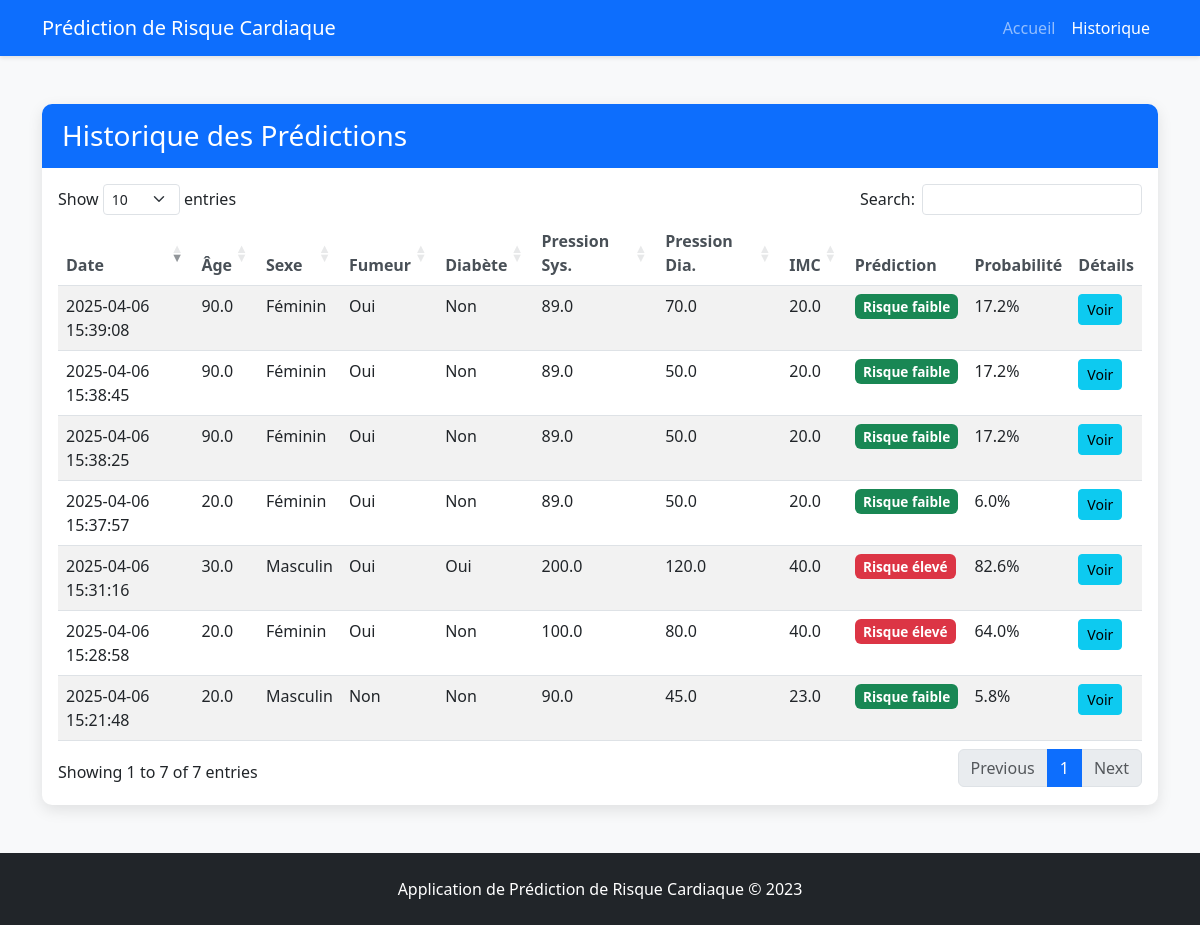
The app's page /history with its own data.
### tables this page shows
CREATE TABLE predictions (
        id INTEGER PRIMARY KEY AUTOINCREMENT,
        date_prediction TEXT,
        male INTEGER,
        age REAL,
        currentSmoker INTEGER,
        cigsPerDay REAL,
        BPMeds INTEGER,
        diabetes INTEGER,
        totChol REAL,
        sysBP REAL,
        diaBP REAL,
        BMI REAL,
        heartRate REAL,
        glucose REAL,
        risk_prediction TEXT,
        probability REAL
    );

### app/main.py (the view)
    @app.get("/history")
    async def get_history(request: Request, conn: sqlite3.Connection = Depends(get_db)):
        cursor = conn.cursor()
        cursor.execute("SELECT * FROM predictions ORDER BY date_prediction DESC")
        rows = cursor.fetchall()
        columns = [col[0] for col in cursor.description]
        history = [dict(zip(columns, row)) for row in rows]
        return templates.TemplateResponse(
            "history.html",
            {"request": request, "history": history}
        )

### app/templates/history.html (shortened to what this page needs)
<!DOCTYPE html>
<html lang="fr">
<head>
    <link href="https://cdn.jsdelivr.net/npm/bootstrap@5.3.0-alpha1/dist/css/bootstrap.min.css" rel="stylesheet">
    <link rel="stylesheet" href="{{ url_for('static', path='/css/styles.css') }}">
    <link rel="stylesheet" href="https://cdn.datatables.net/1.11.5/css/dataTables.bootstrap5.min.css">
</head>
<body>
    <nav class="navbar navbar-expand-lg navbar-dark bg-primary">
        <div class="container">
            <a class="navbar-brand" href="/">Prédiction de Risque Cardiaque</a>
            <div class="collapse navbar-collapse" id="navbarNav">
                <ul class="navbar-nav ms-auto">
                    <li class="nav-item">
                        <a class="nav-link" href="/">Accueil</a>
                    </li>
                    <li class="nav-item">
                        <a class="nav-link active" href="/history">Historique</a>
                    </li>
                </ul>
            </div>
        </div>
    </nav>
    <div class="container my-5">
        <div class="card shadow">
            <div class="card-header bg-primary text-white">
                <h3 class="mb-0">Historique des Prédictions</h3>
            </div>
            <div class="card-body">
                {% if history %}
                <div class="table-responsive">
                    <table id="historyTable" class="table table-striped table-hover">
                        <thead>
                            <tr>
                                <th>Date</th>
                                <th>Âge</th>
                                <th>Sexe</th>
                                <th>Fumeur</th>
                                <th>Diabète</th>
                                <th>Pression Sys.</th>
                                <th>Pression Dia.</th>
                                <th>IMC</th>
                                <th>Prédiction</th>
                                <th>Probabilité</th>
                                <th>Détails</th>
                            </tr>
                        </thead>
                        <tbody>
                            {% for item in history %}
                            <tr>
                                <td>{{ item.date_prediction }}</td>
                                <td>{{ item.age }}</td>
                                <td>{{ "Masculin" if item.male == 1 else "Féminin" }}</td>
                                <td>{{ "Oui" if item.currentSmoker == 1 else "Non" }}</td>
                                <td>{{ "Oui" if item.diabetes == 1 else "Non" }}</td>
                                <td>{{ item.sysBP }}</td>
                                <td>{{ item.diaBP }}</td>
                                <td>{{ item.BMI }}</td>
                                <td>
                                    <span class="badge {% if item.risk_prediction == 'Risque élevé' %}bg-danger{% else %}bg-success{% endif %}">
                                        {{ item.risk_prediction }}
                                    </span>
                                </td>
                                <td>{{ "%.1f"|format(item.probability * 100) }}%</td>
                                <td>
                                    <button type="button" class="btn btn-sm btn-info" data-bs-toggle="modal" data-bs-target="#detailModal{{ item.id }}">
                                        Voir
                                    </button>
                                </td>
                            </tr>
                            {% endfor %}
                        </tbody>
                    </table>
                </div>
                {% else %}
                <div class="alert alert-info">
                    <p class="mb-0">Aucune prédiction n'a encore été enregistrée. <a href="/" class="alert-link">Faire une prédiction</a></p>
                </div>
                {% endif %}
            </div>
        </div>
    </div>
    <footer class="bg-dark text-white py-4 mt-5">
        <div class="container text-center">
            <p class="mb-0">Application de Prédiction de Risque Cardiaque &copy; 2023</p>
        </div>
    </footer>
</body>
</html>

### app/static/css/styles.css (style rules this page uses)
body { background-color: #f8f9fa; font-family: 'Segoe UI', Tahoma, Geneva, Verdana, sans-serif; }
.navbar { box-shadow: 0 2px 4px rgba(0, 0, 0, 0.1); }
.card { border: none; border-radius: 10px; overflow: hidden; transition: transform 0.3s; }
.card-header { border-bottom: none; padding: 15px 20px; }
.card.shadow { box-shadow: 0 5px 15px rgba(0, 0, 0, 0.1) !important; }
.badge { font-size: 85%; padding: 0.4em 0.6em; }
.table th { font-weight: 600; color: #495057; }
.table-striped tbody tr:nth-of-type(odd) { background-color: rgba(0, 123, 255, 0.05); }
footer { margin-top: auto; }

### records on screen
predictions: date_prediction "2025-04-06 15:39:08", age "90.0", male "Féminin", currentSmoker "Oui", diabetes "Non", sysBP "89.0", diaBP "70.0", BMI "20.0", risk_prediction "Risque faible", item.probability*100 "17.2"
predictions: date_prediction "2025-04-06 15:38:45", age "90.0", male "Féminin", currentSmoker "Oui", diabetes "Non", sysBP "89.0", diaBP "50.0", BMI "20.0", risk_prediction "Risque faible", item.probability*100 "17.2"
predictions: date_prediction "2025-04-06 15:38:25", age "90.0", male "Féminin", currentSmoker "Oui", diabetes "Non", sysBP "89.0", diaBP "50.0", BMI "20.0", risk_prediction "Risque faible", item.probability*100 "17.2"
predictions: date_prediction "2025-04-06 15:37:57", age "20.0", male "Féminin", currentSmoker "Oui", diabetes "Non", sysBP "89.0", diaBP "50.0", BMI "20.0", risk_prediction "Risque faible", item.probability*100 "6.0"
predictions: date_prediction "2025-04-06 15:31:16", age "30.0", male "Masculin", currentSmoker "Oui", diabetes "Oui", sysBP "200.0", diaBP "120.0", BMI "40.0", risk_prediction "Risque élevé", item.probability*100 "82.6"
predictions: date_prediction "2025-04-06 15:28:58", age "20.0", male "Féminin", currentSmoker "Oui", diabetes "Non", sysBP "100.0", diaBP "80.0", BMI "40.0", risk_prediction "Risque élevé", item.probability*100 "64.0"
predictions: date_prediction "2025-04-06 15:21:48", age "20.0", male "Masculin", currentSmoker "Non", diabetes "Non", sysBP "90.0", diaBP "45.0", BMI "23.0", risk_prediction "Risque faible", item.probability*100 "5.8"
